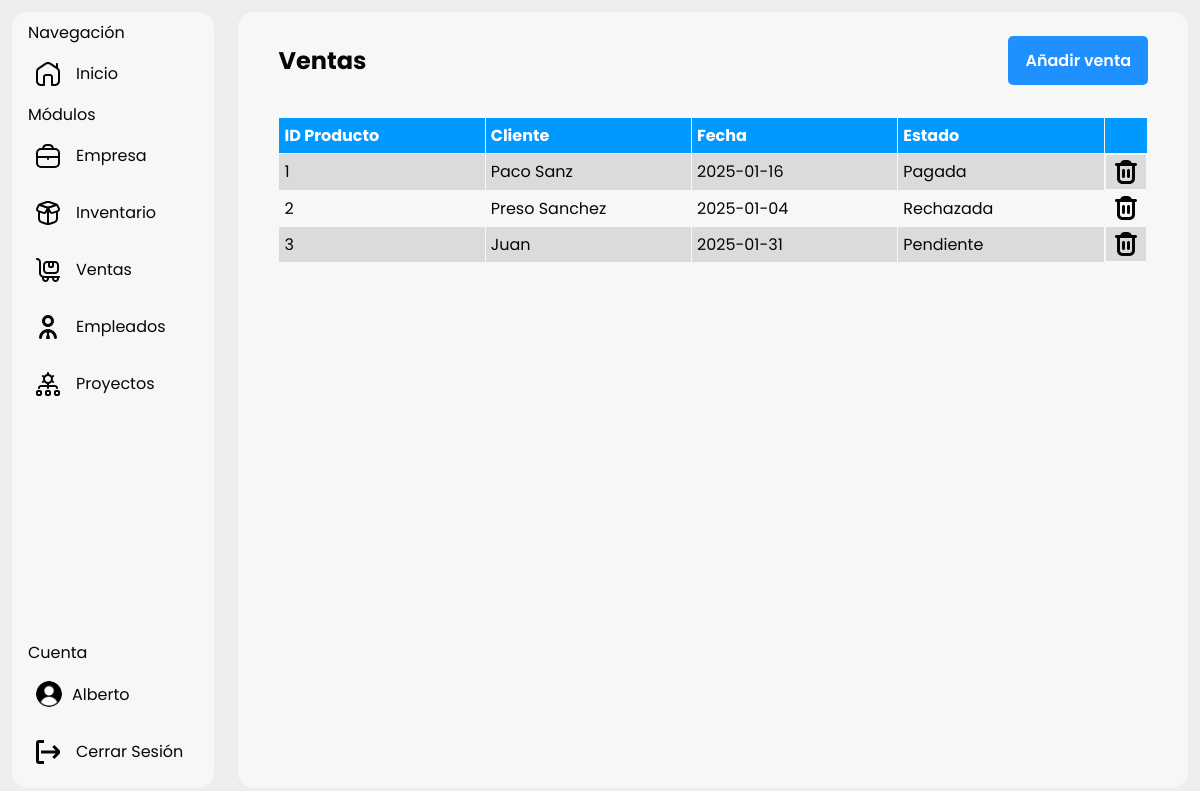
/sales (signed in), run on the app's committed database.
### main.py (models this page shows, shortened)
class Sales(db.Model):
    id = db.Column(db.Integer, primary_key=True)
    id_item = db.Column(db.Integer, nullable=False)
    client_name = db.Column(db.String(100), nullable=False)
    date = db.Column(db.String(100), nullable=False)
    state = db.Column(db.String(100), nullable=False)
    created_at = db.Column(db.DateTime, nullable=False, default=datetime.utcnow)

### main.py (the view)
@app.route("/sales")
def sales():
    items = Items.query.all()
    sales = Sales.query.all()
    return render_template(
        "sales.html", name=session["user_name"], sales=sales, items=items
    )

### main.py (called while the page is built)
    def __repr__(self):
        return f"<Item {self.id} - {self.name}>"

### templates/sales.html (shortened to what this page needs)
{% extends "base.html" %} {% block title %}Ventas{% endblock %}{% block content
%} {% include "sidebar.html" %}
<link
  rel="stylesheet"
  href="{{url_for('static', filename = 'style/sales.css')}}"
/>
<section>
  <header>
    <h1>Ventas</h1>
    <button id="btn_add_new_sale">Añadir venta</button>
  </header>
  <main>
    <div class="table_component">
      <table>
        <thead>
          <tr>
            <th>ID Producto</th>
            <th>Cliente</th>
            <th>Fecha</th>
            <th>Estado</th>
            <th></th>
          </tr>
        </thead>
        <tbody>
          {% for sale in sales %}
          <tr>
            <td>{{ sale.id }}</td>
            <td>{{ sale.client_name }}</td>
            <td>{{ sale.date}}</td>
            <td>{{ sale.state }}</td>
            <td>
              <form
                action="{{ url_for('delete_sale', sale_id=sale.id) }}"
                method="post"
              >
                <button type="submit" class="btn-delete">
                </button>
              </form>
            </td>
          </tr>
          {% endfor %}
        </tbody>
      </table>
    </div>
  </main>
</section>
{% endblock %}

### static/style/global.css (style rules this page uses)
:root { --primary-font-hover: dodgerblue; color-scheme: light dark; }
* { padding: 0; margin: 0; box-sizing: border-box; font-family: "Poppins", serif; }
body { max-height: 100vh; background-color: light-dark(#ededed, #121212); }

### static/style/sales.css (style rules this page uses)
* { color-scheme: light dark; }
::placeholder { color: light-dark(#adadad, #c8c8c8); }
body { display: flex; height: 100svh; }
section { padding: 0.5rem; border-radius: 1rem; width: 99%; color: light-dark(#060606, #fefefe); background-color: light-dark(#f7f7f7, #282828); margin: 1%; }
section header { padding: 1rem 2rem; display: flex; justify-content: space-between; align-items: center; }
section header button { color: #fefefe; background-color: dodgerblue; padding: 10px 15px; border: 2px solid dodgerblue; border-radius: 5px; transition: 0.1s ease; font-weight: 600; font-size: 1rem; }
.table_component { padding: 1rem 2rem; overflow: auto; width: 100%; overflow-y: scroll; max-height: 550px; scrollbar-color: light-dark(#f7f7f7, #282828); }
.table_component table { border: 1px solid; border-color: light-dark(#f7f7f7, #282828); height: 100%; width: 100%; table-layout: fixed; border-collapse: collapse; border-spacing: 1px; text-align: left; }
.table_component th { border: 1px solid; border-color: light-dark(#f7f7f7, #282828); background-color: #0099ff; color: #ffffff; padding: 5px; }
.table_component th:last-child { width: 5%; }
.table_component tr:nth-child(odd) td { background-color: light-dark(#dbdbdb, #121212); }
.table_component tr:nth-child(even) td { background-color: light-dark(#f7f7f7, #282828); }
.table_component td { border: 1px solid; border-color: light-dark(#f7f7f7, #282828); color: light-dark(#060606, #fefefe); padding: 5px; }
.table_component td:last-child { display: flex; justify-content: center; fill: light-dark(#060606, #fefefe); }
.table_component td button { display: flex; align-items: center; border: none; background-color: transparent; }

### data on the page
Sales: id "1", client_name "Paco Sanz", date "2025-01-16", state "Pagada"
Sales: id "2", client_name "Preso Sanchez", date "2025-01-04", state "Rechazada"
Sales: id "3", client_name "Juan", date "2025-01-31", state "Pendiente"

### other printed values
{{ session.user_name }} "Alberto"
